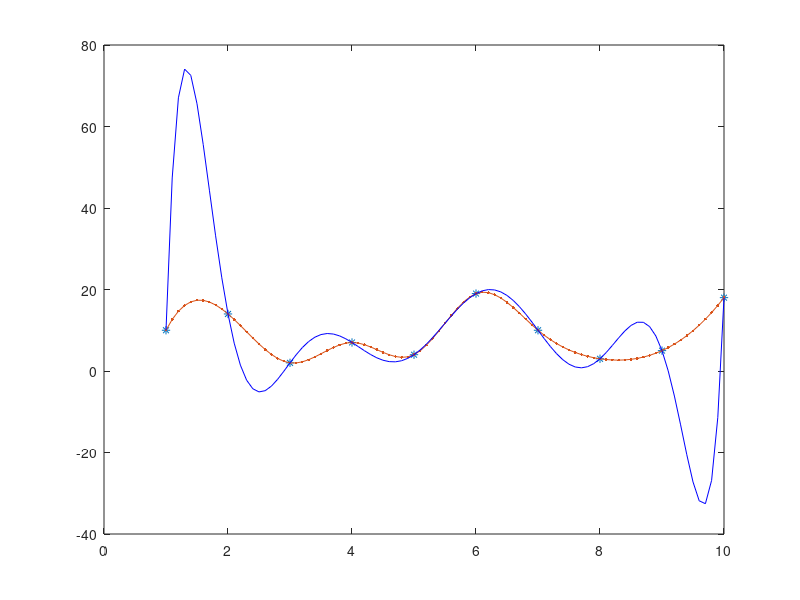

Recreate this plot in MATLAB.
x = 1 : 10;
y = randi(20,1,10);
plot(x,y,'*')
%%
xx = 1 : 0.1: 10;
yy = interp1(x,y,xx,"spline");
plot(x,y,'*',xx,yy,'.-')

%%
p = polyfit(x,y,9);
y1 = polyval(p,xx);
hold on
plot(xx,y1,'b')
hold off